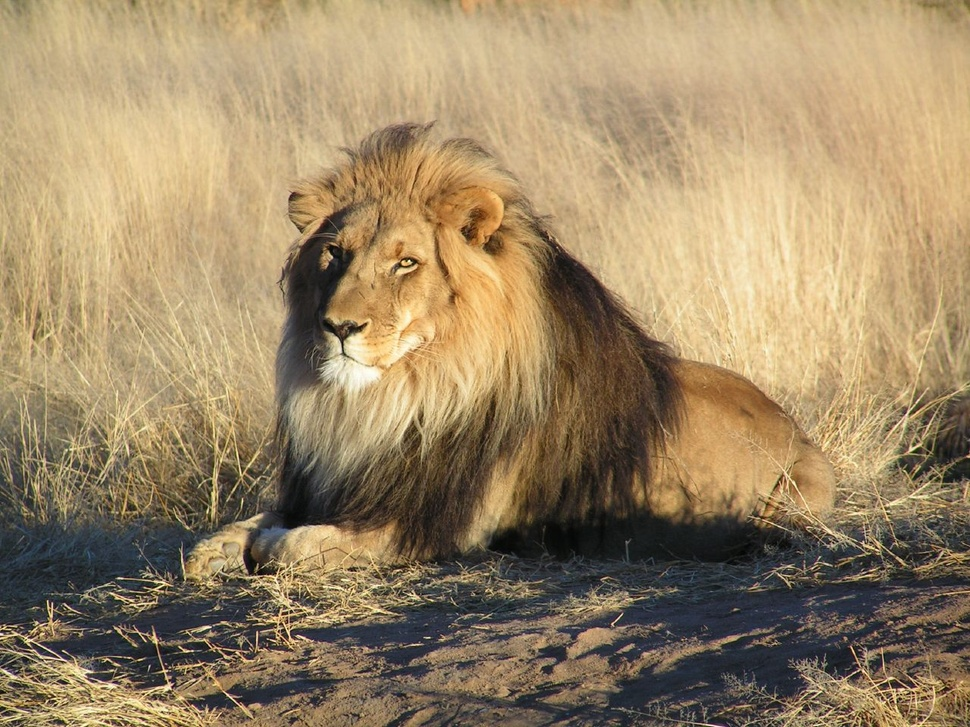
//> input picture Lesson16/Lion.jpg, 970 x 727 px, shrunk from 1280 x 960 before the run
$ ./main   (built with g++ and OpenCV 4)
//> lines starting //> are read from the running program, lines starting //| are printed output that depends on the picture; after the words box and inside, x2 and y2 are one past the last pixel; in counts of white or black regions, pixels touching at a corner belong together
#include <iostream>
#include <opencv2/opencv.hpp>

// Purple 160-32-240(R-G-B)
#define purple_r 160
#define purple_g 32
#define purple_b 240

using namespace cv;
using namespace std;
int main( )
{
  Mat image;
  image = imread("../Lion.jpg", 1);
//> image is the input picture: 727 rows x 970 cols, CV_8UC3; mean B, G, R 102.3, 135.3, 156.2

  // Check for failure
  if (image.empty())
  {
    cout << "Could not open or find the image" << endl;
    cin.get(); //wait for any key press
    return -1;
  }

  namedWindow( "Display window", CV_WINDOW_AUTOSIZE );
  imshow( "Display window", image );
  Mat gray;
  cvtColor(image, gray, COLOR_RGB2GRAY);//RGB image to gray
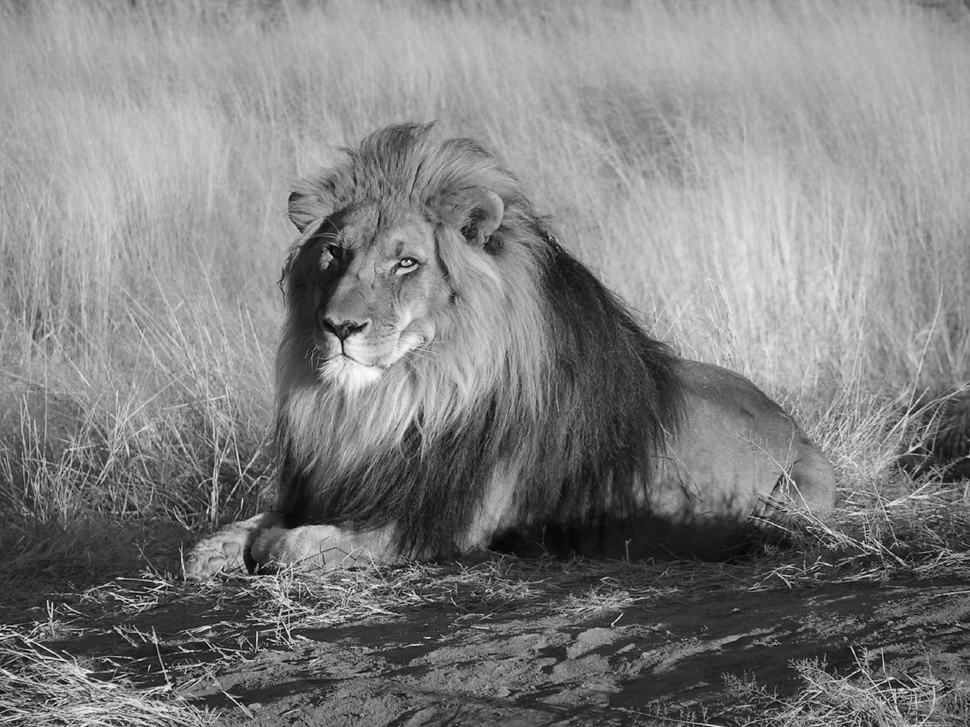
//> gray: 727 rows x 970 cols, CV_8UC1; min 2, max 251, mean 127.8
  Canny(gray, gray, 255/3, 255, 3); // detect the edges in an .. image accepts gray scale image
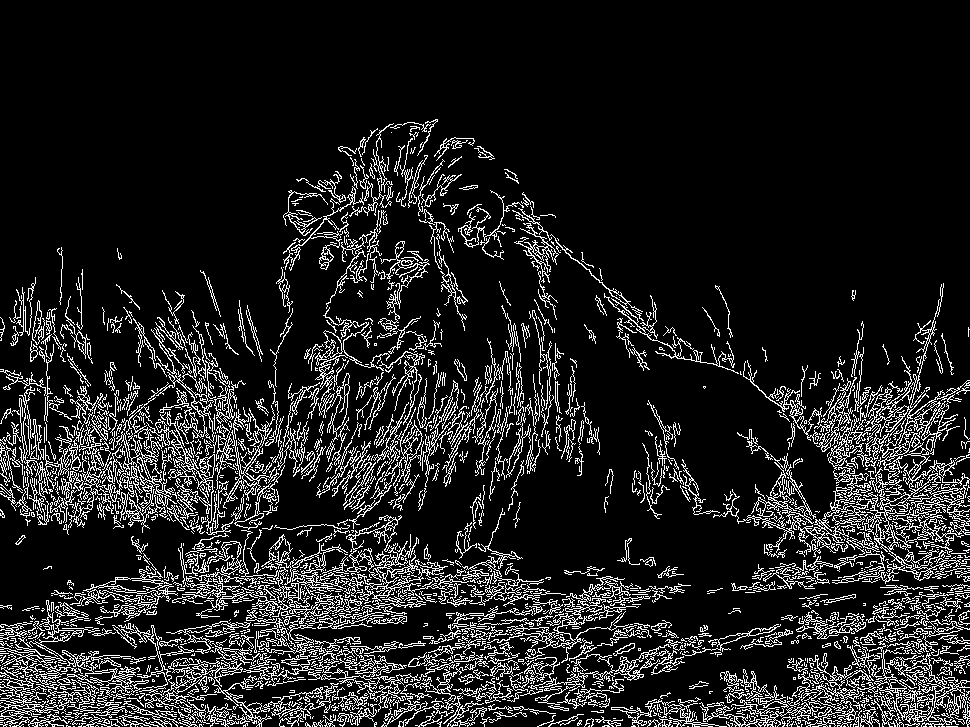
//> gray: 727 rows x 970 cols, CV_8UC1; 12.6% white in thin lines or dots, all inside (x1, y1, x2, y2) = (0, 119, 970, 727)

  /// Find contours
  vector< vector<Point> > contours;
  vector<Vec4i> hierarchy;
  //RNG rng(1234);//rng which is a random number generator
  findContours( gray, contours, hierarchy, CV_RETR_TREE, CV_CHAIN_APPROX_SIMPLE, Point(0, 0) );
//> contours = 3790 contours, 3241 with area under 20; largest, box (x1, y1, x2, y2) and area: (834, 356, 970, 535) 4265, (344, 515, 448, 612) 2520, (792, 649, 970, 727) 2001, (115, 415, 234, 535) 1350, (832, 492, 967, 584) 1296

  /// Draw contours
  Mat drawing = Mat::zeros( gray.size(), CV_8UC3 );
  for( int i = 0; i< contours.size(); i++ )
  {
    Scalar color = Scalar( purple_r, purple_g, purple_b );
    drawContours( drawing, contours, i, color, 2, 8, hierarchy, 0, Point() );
  }
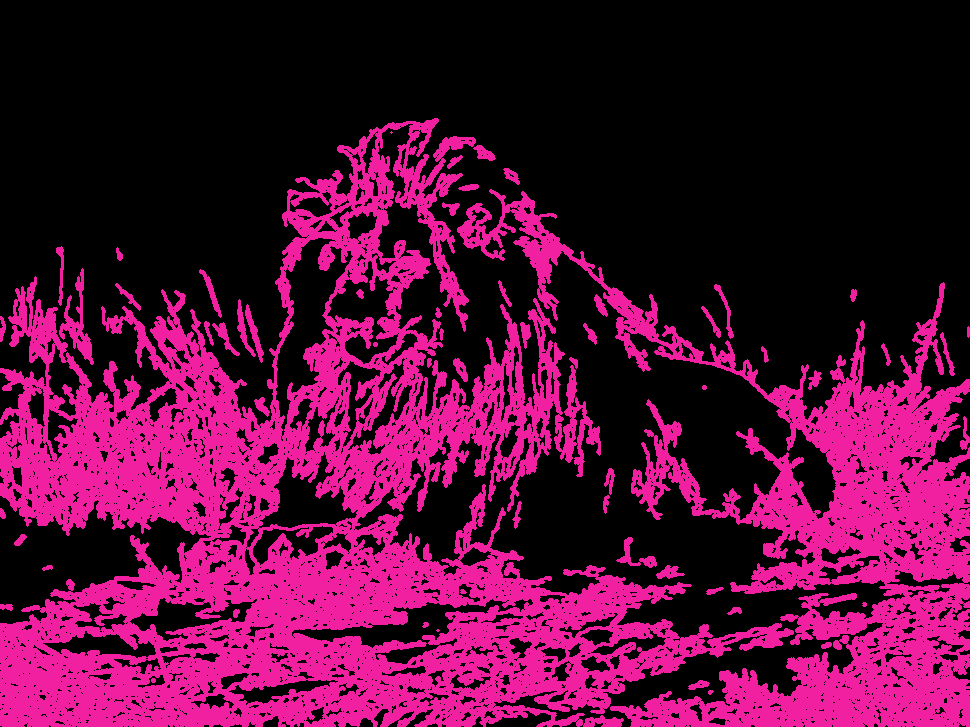
//> drawing: 727 rows x 970 cols, CV_8UC3; mean B, G, R 55.2, 11, 82.8

  imshow( "Result window", drawing );
  waitKey(0);
  return 0;
}
